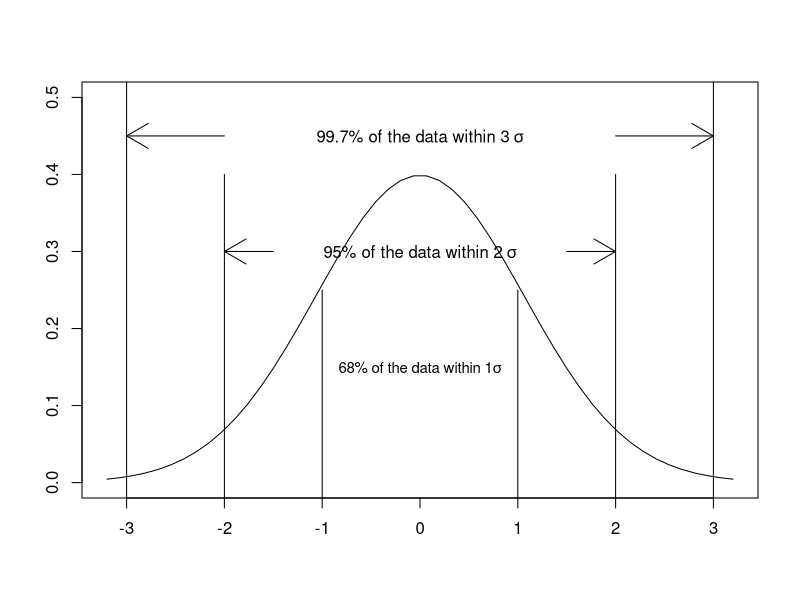

The R source for this figure:
## ---- chunk 1
knitr::opts_chunk$set(echo = TRUE)
## ---- chunk 2
set.seed(20151204)
#generate some random data
x<-rnorm(10)
#compute the standard deviation
sd(x)
## ---- chunk 3
plot(seq(-3.2,3.2,length=50),dnorm(seq(-3,3,length=50),0,1),type="l",xlab="",ylab="",ylim=c(0,0.5))
segments(x0 = c(-3,3),y0 = c(-1,-1),x1 = c(-3,3),y1=c(1,1))
text(x=0,y=0.45,labels = expression("99.7% of the data within 3" ~ sigma))
arrows(x0=c(-2,2),y0=c(0.45,0.45),x1=c(-3,3),y1=c(0.45,0.45))
segments(x0 = c(-2,2),y0 = c(-1,-1),x1 = c(-2,2),y1=c(0.4,0.4))
text(x=0,y=0.3,labels = expression("95% of the data within 2" ~ sigma))
arrows(x0=c(-1.5,1.5),y0=c(0.3,0.3),x1=c(-2,2),y1=c(0.3,0.3))
segments(x0 = c(-1,1),y0 = c(-1,-1),x1 = c(-1,1),y1=c(0.25,0.25))
text(x=0,y=0.15,labels = expression("68% of the data within 1" * sigma),cex=0.9)
